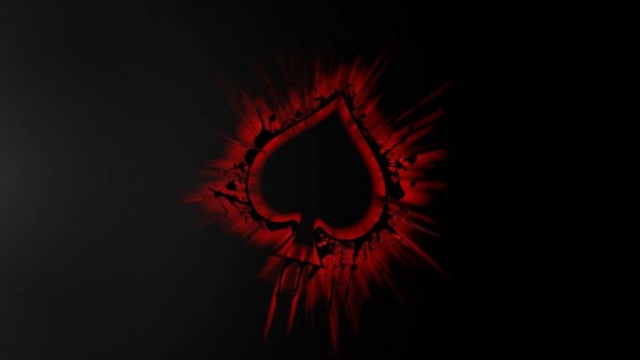
#> input picture assignements/Session_3/img/AsDePique.jpg, 640 x 360 px
$ python S3_imgproc_tools.py
#> lines starting #> are read from the running program, lines starting #| are printed output that depends on the picture; after the words box and inside, x2 and y2 are one past the last pixel; in counts of white or black regions, pixels touching at a corner belong together
# -*- coding: utf-8 -*-
"""
Created on Tue Sep 29 09:00:56 2020

@author: vanhouta
"""

import cv2
import numpy as np

img_gray=cv2.imread('img/AsDePique.jpg',0)
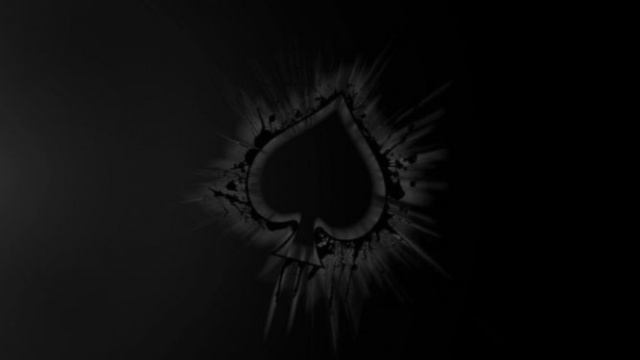
#> img_gray: shape (360, 640); min 0, max 73, mean 11.5
img_bgr=cv2.imread('img/AsDePique.jpg',1)
#> img_bgr is the input picture: shape (360, 640, 3); mean B, G, R 9.7, 9, 17.4
img = cv2.imread('img/AsDePique.jpg')
#display the matrix shapes
print("Gray levels image shape = "+str(img_gray.shape))
#| Gray levels image shape = (360, 640)
print("BGR image shape = "+str(img_bgr.shape))
#| BGR image shape = (360, 640, 3)
#display the loaded images
#☺cv2.imshow("Gray levels image", img_gray)
cv2.imshow("BGR image", img_bgr)
cv2.waitKey()


# [52 lines left out: functions invert_colors_manual, invert_colors_numpy, invert_colors_opencv, inv_gray_levels, not called in this run]

def threshold_image_manual(img):
    img_out = np.zeros(img.shape, dtype=np.uint8)
    for i in range(img.shape[0]):
        for j in range(img.shape[1]):
            for k in range(img.shape[2]):
                if(img[i,j,k] <= 127):
                    img_out[i,j,k]=0
                else:
                    img_out[i,j,0]=255
                    img_out[i,j,1]=255
                    img_out[i,j,2]=255
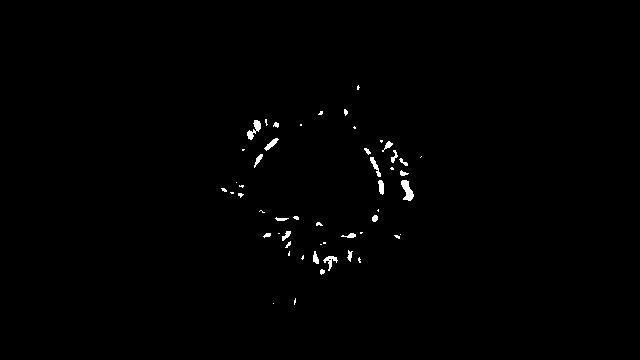
#> img_out: shape (360, 640, 3); 0.61% white; 52 white regions (29 under 20 px), largest, box (x1, y1, x2, y2) and area: (401, 180, 414, 201) 157, (247, 120, 261, 140) 123, (323, 256, 338, 271) 87
    cv2.imshow('img_out',img_out)
    cv2.waitKey()
    return True


threshold_image_manual(img)
'''invert_colors_manual(img)'''
